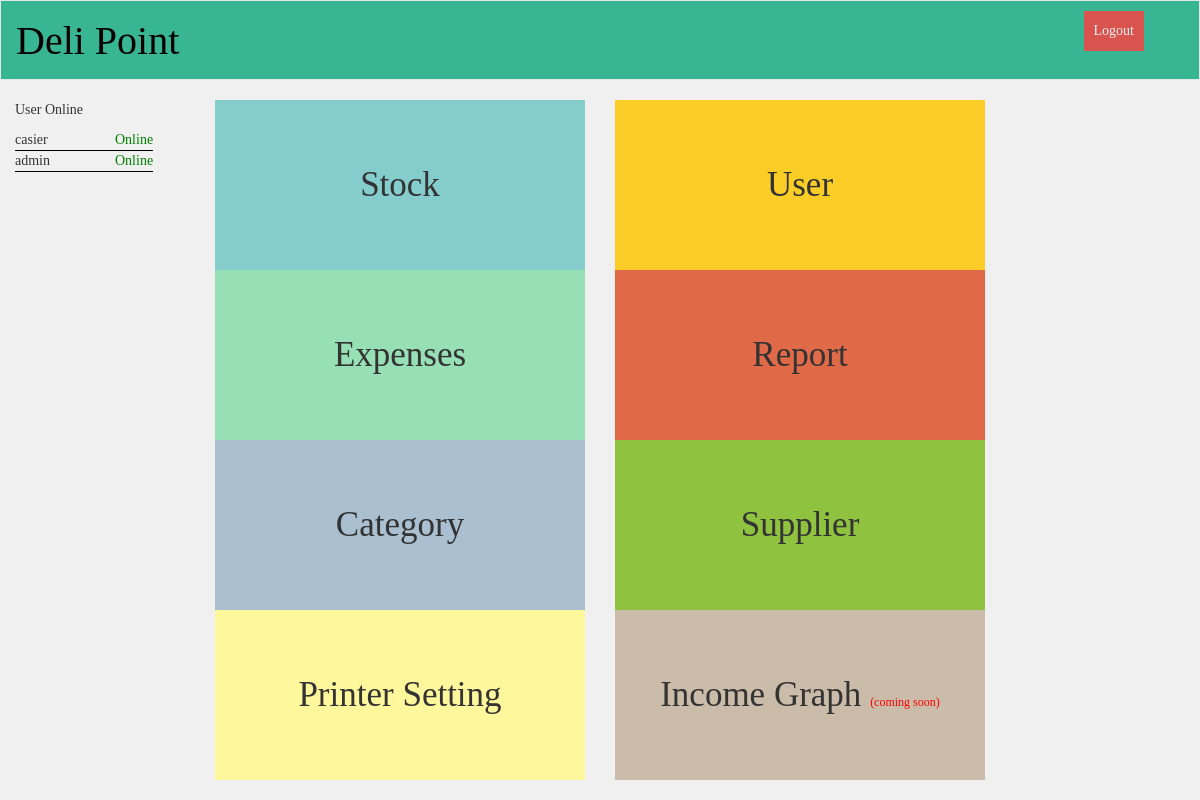
Page /administrator.php (signed in) on the earlier database version.
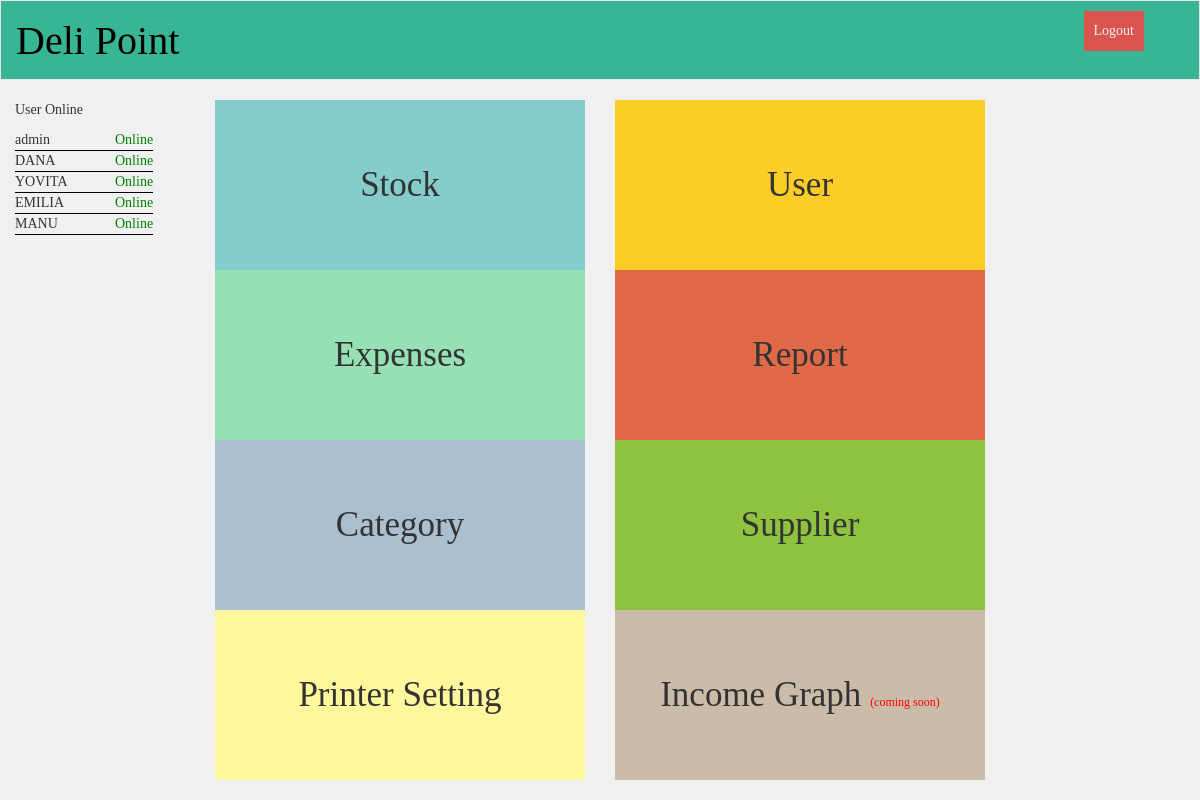
Same page on the later database version.
### tables this page shows
CREATE TABLE `tb_employee` (
  `id` int(11) unsigned NOT NULL AUTO_INCREMENT,
  `nama` varchar(100) NOT NULL,
  `address` varchar(100) NOT NULL,
  `sallary` float unsigned NOT NULL,
  `tlp` varchar(50) NOT NULL,
  `username` varchar(50) NOT NULL,
  `password` varchar(50) NOT NULL,
  `level` int(20) NOT NULL,
  `status` int(20) NOT NULL,
  `online_status` tinyint(1) NOT NULL,
  PRIMARY KEY (`id`)
);

### administrator.php (the view, shortened to what this page needs)
<!DOCTYPE html>
<html>
<?php
	include "koneksi.php";
	$user = mysqli_query($conn, "SELECT nama FROM tb_employee where online_status=1");
?>
	<?php include("./templates/header.php"); ?>
	<link rel="stylesheet" type="text/css" href="./css/mainMenuStyle.css">
	<body>
		<div class="container-fluid">
				<div class="row">
						<nav class="navbar navbar-default" role="navigation" >
							<div class="container-fluid">
								<div class="navbar-header">
									<a class="navbar-brand" style="font-size: 40px;" href="#">Deli Point</a>
								</div>
								<div class="collapse navbar-collapse navbar-ex1-collapse">
									<ul class="nav navbar-nav navbar-right">
										<li><a type="button" class="btn btn-danger" style="margin: 10px; padding: 10px;" href="logout.php?usernamed=<?php echo $_SESSION['username']?>">Logout</a></li>
										<li><a href=""> </a></li>
									</ul>
								</div>
							</div>
						</nav>
					</div>
				</div>
			<div class="container-fluid">
			<div class="row">
				<div class="col-md-2" >
					<div style="height:200px; position: absolute;">
						<table>
						<p>User Online</p>
							<?php $no=0;
							foreach( $user as $a ){
							?>
							<tr style="border-bottom:1px solid black">
								<td style="width :100px; font-style:bold"><?php echo $a['nama'];?></td>
								<td style="color:green">Online</td>
							</tr>
							<?php  $no++; }?>
						</table>
					</div>
				</div>
				<div class="col-md-4">
					<a href="stock.php"><button type="button" class="btn btn-default" id="directpayMenu" style="height:170px; background-color:#85cdcc; border:none;">Stock</button></a>
				</div>
				<div class="col-md-4">
					<a href="user.php"><button type="button" class="btn btn-default" id="undirectpayMenu" style="height:170px; background-color:#fdcd27; border:none;">User</button></a>
				</div>
				<div class="col-md-2"></div>
			</div>
			<div class="row">
				<div class="col-md-2"></div>
				<div class="col-md-4">
					<a href="expenses.php"><button type="button" class="btn btn-default buttonMenu" style="height:170px; background-color:#97e0b6; border:none;">Expenses</button></a>
				</div>
				<div class="col-md-4">
					<a href="report.php"><button type="button" class="btn btn-default buttonMenu" style="height:170px; background-color:#e06947">Report</button></a>
				</div>
				<div class="col-md-2"></div>
			</div>
			<div class="row">
				<div class="col-md-2"></div>
				<div class="col-md-4">
					<a href="kategori.php"><button type="button" class="btn btn-default buttonMenu" style="height:170px; background-color:#aabfd0; border:none;">Category</button></a>
				</div>
				<div class="col-md-4">
					<a href="supplier.php"><button type="button" class="btn btn-default buttonMenu" style="height:170px; background-color:#8fc23f">Supplier</button></a>
				</div>
				<div class="col-md-2"></div>
			</div>
			<div class="row">
				<div class="col-md-2"></div>
				<div class="col-md-4">
					<a href="api.php"><button type="button" class="btn btn-default" id="undirectpayMenu" style="height:170px; background-color:#fff79c">Printer Setting</button></a>
				</div>
				<div class="col-md-4">
					<a href=""><button type="button" class="btn btn-default" id="undirectpayMenu" style="height:170px; background-color:#cbbca9">Income Graph <span style="color:red;font-size:12px; border:none;">(coming soon)</span></button></a>
				</div>
				<div class="col-md-2"></div>
			</div>
		</div>
		<?php include('./templates/footer.php'); ?>
	</body>
</html>

Differences in the rows shown:
no longer on this page (row edited): tb_employee: nama "casier"
now on this page (row edited): tb_employee: nama "DANA"
added tb_employee: nama "YOVITA"
added tb_employee: nama "EMILIA"
added tb_employee: nama "MANU"
